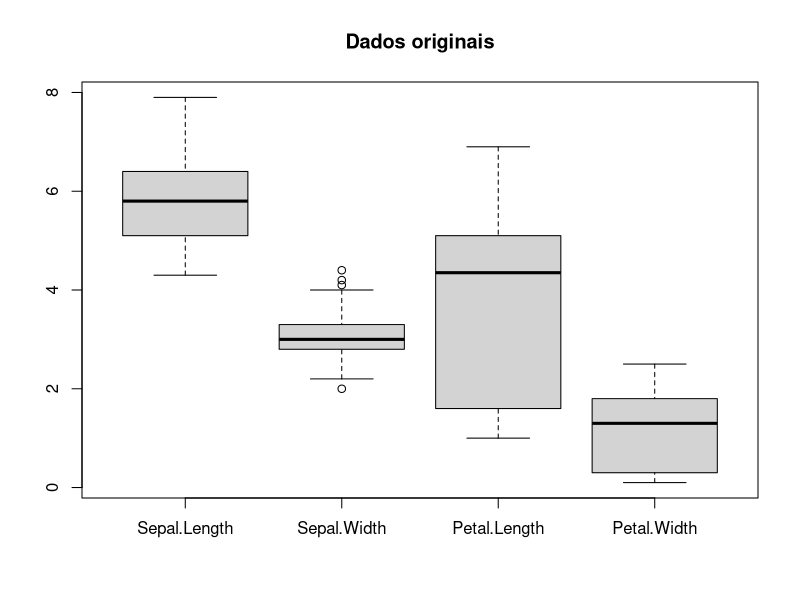
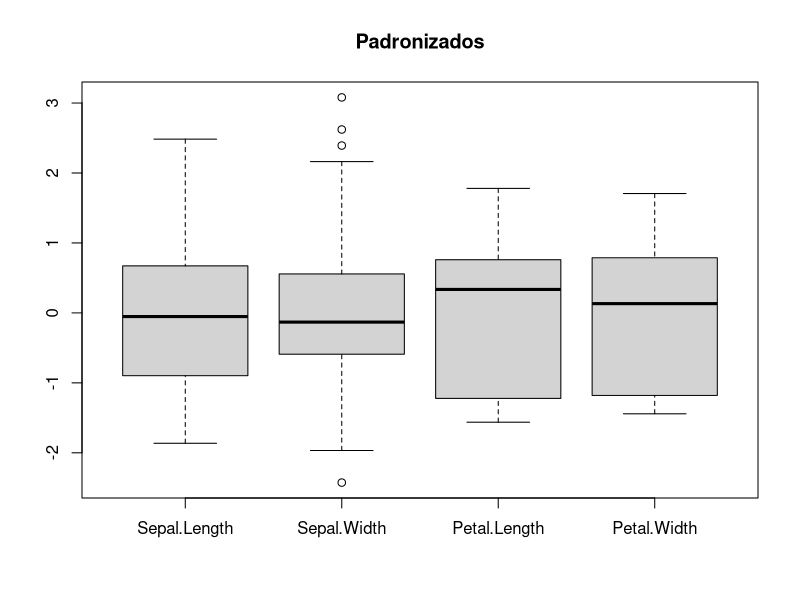
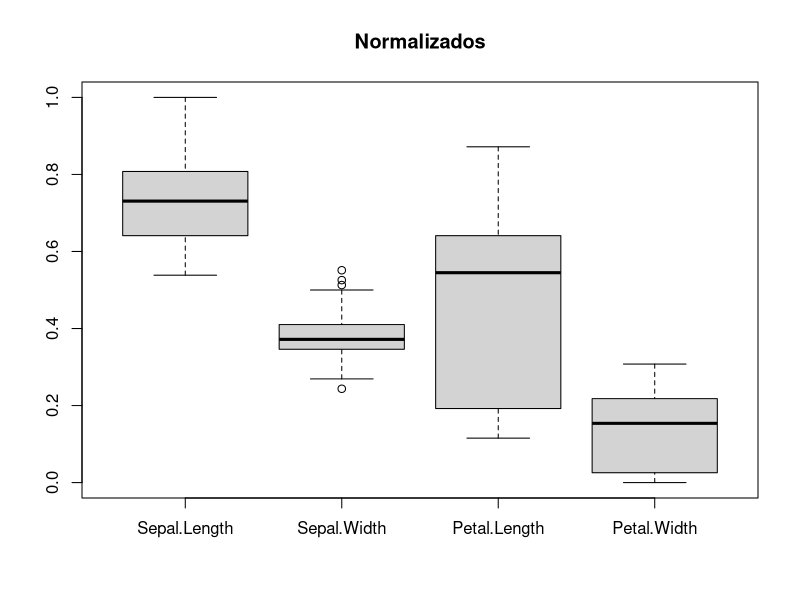

These charts were generated, in order, by the following R code:
## ---- chunk 1
iris_padr = scale(iris[,1:4])
iris_padr
## ---- chunk 2
normaliza = function(x){
  return((x-min(x)) / (max(x)-min(x)))
}
## ---- chunk 3
iris_norm = normaliza(iris[,1:4])
iris_norm
## ---- chunk 4
boxplot(iris[,1:4], main="Dados originais")
boxplot(iris_padr, main='Padronizados')
boxplot(iris_norm, main= "Normalizados")
